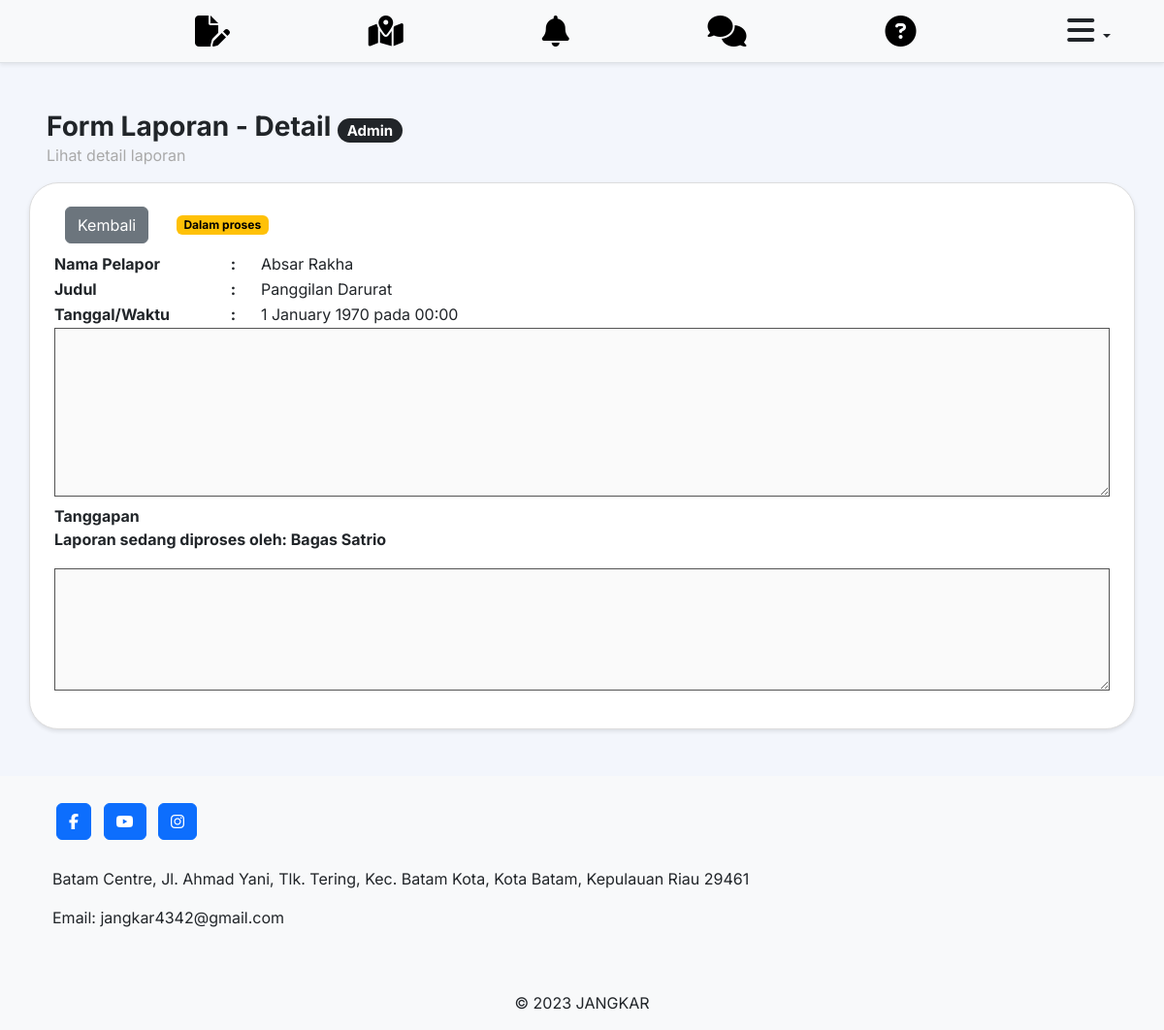
/detailLaporan.php?report_id=2 (signed in), run on the app's committed database.
### tables this page shows
CREATE TABLE report (
    report_id INT NOT NULL AUTO_INCREMENT PRIMARY KEY,
    report_title VARCHAR(30),
    report_description VARCHAR(255),
    report_time DATETIME NOT NULL,
    incident_time DATETIME,
    photo VARCHAR(120),
    record VARCHAR(120),
    video VARCHAR(120),
    status ENUM('Belum ditangani', 'Dalam proses', 'Sudah ditangani', 'Ditangguhkan') NOT NULL,
    NIK CHAR(16),
    response TEXT,
    security_id CHAR(11),
    FOREIGN KEY (NIK) REFERENCES residents(NIK),
    FOREIGN KEY (security_id) REFERENCES security(security_id)
);

CREATE TABLE user (
    user_id CHAR(11) PRIMARY KEY,
    username VARCHAR(50) NOT NULL,
    password VARCHAR(15) NOT NULL,
    role ENUM('resident', 'security', 'admin') NOT NULL,
    name VARCHAR(50) NOT NULL
);

### detailLaporan.php (the view, shortened to what this page needs)
<?php
$name = $_SESSION['name'];
$role = $_SESSION['role'];
    ?>
<!DOCTYPE html>
<html lang="id-ID">
<head>
    <link rel="stylesheet" href="admin.css">
    <link rel="stylesheet" href="css/bootstrap.min.css">
    <link rel="stylesheet" type="text/css" href="fontawesome/css/all.min.css">
</head>
<body style="background-color: #F3F6FC; font-family: 'inter'; padding-top: 90px;">
    <?php
    if ($role == 'resident') { ?>
        <nav class='navbar navbar-expand-lg navbar-light bg-light fixed-top border-bottom shadow-sm'>
            <div class='container mx-auto d-flex justify-content-between align-items-center position-relative'>
                <a class='navbar-brand' href='dashboard.php'>
                    <img src='images/brand.png' width='40' length='40' alt=''>
                </a>
                <div class='d-flex align-items-center'>
                    <a href='laporan.php' class='text-black' style='text-decoration: none;'>
                        <i class='fa-solid fa-file-pen fa-2x d-none d-md-block'></i>
                    </a>
                </div>
                <div class='d-flex align-items-center'>
                    <a href='peta.php' class='text-black' style='text-decoration: none;'>
                        <i class='fa-solid fa-map-location-dot fa-2x d-none d-md-block'></i>
                    </a>
                </div>
                <div class='d-flex align-items-center'>
                    <a href='#' class='text-red'>
                        <i class='fa-solid fa-circle-exclamation fa-4x d-none d-md-block position-absolute'
                            style='color: #ff595e; margin-bottom: -75px; margin-left: -20px;'></i>
                    </a>
                </div>
                <div class='d-flex align-items-center'>
                    <a href='fpk.php' class='text-black' style='text-decoration: none;'>
                        <i class='fa-solid fa-comments fa-2x d-none d-md-block'></i>
                    </a>
                </div>
                <div class='d-flex align-items-center'>
                    <a href='tiket.php' class='text-black' style='text-decoration: none;'>
                        <i class='fa-solid fa-circle-question fa-2x d-none d-md-block'></i>
                    </a>
                </div>
                <div class='d-flex align-items-center '>
                    <div class='dropdown'>
                        <a class='btn dropdown-toggle' href='logout.php' role='button' data-bs-toggle='dropdown'
                            aria-expanded='false'>
                            <i class='fa-solid fa-bars fa-2x'></i>
                        </a>
                        <ul class='dropdown-menu dropdown-menu-end'>
                            <li><span class='dropdown-item-text'>
                                    <?php echo $name ?>
                                </span></li>
                            <li>
                                <hr class='dropdown-divider'>
                            </li>
                            <li><a class='dropdown-item d-block d-md-none' href='dashboard.php'>Dashboard</a></li>
                            <li><a class='dropdown-item active d-block d-md-none' href='laporan.php'>Form Laporan</a></li>
                            <li><a class='dropdown-item d-block d-md-none' href='peta.php'>Peta Keamanan</a></li>
                            <li><a class='dropdown-item d-block d-md-none' href='fpk.php'>Forum Post Komunitas</a></li>
                            <li><a class='dropdown-item d-block d-md-none' href='tiket.php'>Meja Bantuan</a></li>
                            <li>
                                <hr class='dropdown-divider d-block d-md-none'>
                            </li>
                            <li><a class='dropdown-item' href='logout.php'>Keluar</a></li>
                        </ul>
                    </div>
                </div>
            </div>
        </nav>
    <?php } elseif ($role == 'admin') { ?>
        <nav class='navbar navbar-expand-lg navbar-light bg-light fixed-top border-bottom shadow-sm'>
            <div class='container mx-auto d-flex justify-content-between align-items-center position-relative'>
                <div class='d-flex align-items-center'>
                    <a href='laporan.php' class='text-black' style='text-decoration: none;'>
                        <i class='fa-solid fa-file-pen fa-2x d-none d-md-block'></i>
                    </a>
                </div>
                <div class='d-flex align-items-center'>
                    <a href='peta.php' class='text-black' style='text-decoration: none;'>
                        <i class='fa-solid fa-map-location-dot fa-2x d-none d-md-block'></i>
                    </a>
                </div>
                <div class='d-flex align-items-center'>
                    <a href='notif.php' class='text-black' style='text-decoration: none;'>
                        <i class='fa-solid fa-bell fa-2x d-none d-md-block'></i>
                    </a>
                </div>
                <div class='d-flex align-items-center'>
                    <a href='fpk.php' class='text-black' style='text-decoration: none;'>
                        <i class='fa-solid fa-comments fa-2x d-none d-md-block'></i>
                    </a>
                </div>
                <div class='d-flex align-items-center'>
                    <a href='tiket.php' class='text-black' style='text-decoration: none;'>
                        <i class='fa-solid fa-circle-question fa-2x d-none d-md-block'></i>
                    </a>
                </div>
                <div class='d-flex align-items-center '>
                    <div class='dropdown'>
                        <a class='btn dropdown-toggle' href='logout.php' role='button' data-bs-toggle='dropdown'
                            aria-expanded='false'>
                            <i class='fa-solid fa-bars fa-2x'></i>
                        </a>
                    </div>
                </div>
            </div>
        </nav>
        <?php
    }
    ?>
    <h3 class='mb-0 ms-5 mt-4'><strong>Form Laporan - Detail </strong>
        <?php
        if ($role == 'resident') {
            echo "<span style='font-size: 15px;'
        class='badge rounded-pill text-bg-danger'>Masyarakat</span></h3>";
        } elseif ($role == 'security') {
            echo "<span style='font-size: 15px;'
        class='badge rounded-pill text-bg-primary'>Petugas</span></h3>";
        } elseif ($role == 'admin') {
            echo "<span style='font-size: 15px;'
        class='badge rounded-pill text-bg-dark'>Admin</span></h3>";
        }
        ?>
        <p style='color: darkgray;' class='ms-5'>Lihat detail laporan</p>
        <?php
        include("koneksi.php");
        if (isset($_GET['report_id'])) {
            $report_id = $_GET['report_id'];
            $query = mysqli_query($koneksi, "SELECT report.*, user.name AS pelapor, residents.user_id AS resident_user_id
                                        FROM report
                                        JOIN residents ON report.NIK = residents.NIK
                                        JOIN user ON residents.user_id = user.user_id
                                        WHERE report.report_id = $report_id");
            if ($data = mysqli_fetch_array($query)) {
                $reportTitle = $data['report_title'] ? $data['report_title'] : 'Panggilan Darurat';
                $pelapor = $data['pelapor'];
                $incidentTime = date('j F Y \p\a\d\a H:i', strtotime($data['incident_time']));
                $description = $data['report_description'];
                $status = $data['status'];
                $security_id = $data['security_id'];
                $tanggapan = $data['response'];
                if ($data['status'] != 'Belum ditangani') {
                    $securityQuery = mysqli_query($koneksi, "SELECT user.name AS security_name
                                                    FROM security
                                                    JOIN user ON security.user_id = user.user_id
                                                    WHERE security.security_id = '$security_id'");
                    $securityData = mysqli_fetch_array($securityQuery);
                    $securityName = $securityData['security_name'];
                }
            } else {
                die("Laporan tidak ada");
            }
        } else {
            die("ID Laporan tidak tersedia");
        }
        ?>
        <div class="d-flex align-items-center justify-content-center">
            <div class="main-page p-4">
                <div class="container">
                    <div class="row">
                        <div class="d-flex justify-content-between">
                            <p class="text-muted mb-2 col-3"><a href="laporan.php" class="btn btn-secondary">
                                    Kembali
                                </a>
                                <?php if ($status == "Belum ditangani") {
                                    echo "<span class='badge text-bg-danger ms-4'>Belum
                                ditangani</span>";
                                } elseif ($status == "Dalam proses") {
                                    echo "<span class='badge text-bg-warning ms-4'>Dalam
                                proses</span>";
                                } elseif ($status == "Sudah ditangani") {
                                    echo "<span class='badge text-bg-success ms-4'>Sudah
                                ditangani</span>";
                                } else {
                                    echo "<span class='badge text-bg-dark ms-4'>Ditangguhkan</span>";
                                }
                                ?>
                            </p>
                        </div>
                        <table>
                            <tr>
                                <th class="col-2">Nama Pelapor</th>
                                <th>:</th>
                                <td>
                                    <?php echo $pelapor ?>
                                </td>
                            </tr>
                            <tr>
                                <th>Judul</th>
                                <th>:</th>
                                <td>
                                    <?php echo $reportTitle ?>
                                </td>
                            </tr>
                            <tr>
                                <th>Tanggal/Waktu</th>
                                <th>:</th>
                                <td>
                                    <?php echo $incidentTime ?>
                                </td>
                            </tr>
                            <tr>
                                <td colspan="4"><textarea name="" id="" class="col-12 px-2" style="border: 1px solid;"
                                        rows="7" disabled><?php echo $description ?></textarea>
                                </td>
                            </tr>
                            <tr>
                                <th colspan="3">Tanggapan<br>
                                    <?php
                                    if ($status == "Belum ditangani") {
                                        echo "<p class='text-muted' style='font-size: 14px;'>Laporan belum ditangani</p>";
                                    } elseif ($status == "Dalam proses") {
                                        echo "<p>Laporan sedang diproses oleh: $securityName</p>";
                                    } elseif ($status == "Sudah ditangani") {
                                        echo "<p>Laporan sudah ditangani oleh: $securityName</p>";
                                    } else {
                                        echo "<p>Laporan ditangguhkan oleh: $securityName</p>";
                                    }
                                    ?>
                                </th>
                            </tr>
                            <tr>
                                <td colspan='3'><textarea name='tanggapan' id='tanggapanForm' class='col-12 px-2'
                                        style='border: 1px solid;' rows='5' <?php echo (($role != 'security') || ($_SESSION['security_id'] != $security_id)) ? 'disabled' : ''; ?>><?php echo $tanggapan; ?></textarea></td>
                            </tr>
                        </table>
                    </div>
                </div>
            </div>
        </div>
        <footer class='bg-light text-center text-lg-start mt-5'>
            <div class='container p-4'>
                <section class='mb-4'>
                    <a class='btn btn-primary btn-floating m-1'
                        href='https://www.facebook.com/profile.php?id=61554361356326&mibextid=LQQJ4d' role='button'><i
                            class='fab fa-facebook-f'></i></a>
                    <a class='btn btn-primary btn-floating m-1' href='https://www.youtube.com/@JANGKAR' role='button'><i
                            class='fab fa-youtube'></i></a>
                    <a class='btn btn-primary btn-floating m-1'
                        href='https://instagram.com/jangkar.2023?igshid=YTQwZjQ0NmI0OA%3D%3D&utm_source=qr'
                        role='button'><i class='fab fa-instagram'></i></a>
                </section>
                <section class='mb-4'>
                    <p>
                        Batam Centre, Jl. Ahmad Yani, Tlk. Tering, Kec. Batam Kota, Kota Batam, Kepulauan Riau 29461
                    </p>
                    <p>
                        Email: jangkar4342@gmail.com
                    </p>
                </section>
            </div>
            <div class='text-center p-3 bg-light'>
                © 2023 JANGKAR
            </div>
        </footer>
</body>

### admin.css (style rules this page uses)
.main-page { height: auto; width: 95%; background-color: white; border-radius: 30px; box-shadow: 0 2px 4px rgba(0, 0, 0, 0.1); border: 1px solid #ddd; position: relative; }

### data on the page
report: user.name "Absar Rakha", report_title "Panggilan Darurat", incident_time "1 January 1970 pada 00:00"
user: name "Bagas Satrio"
